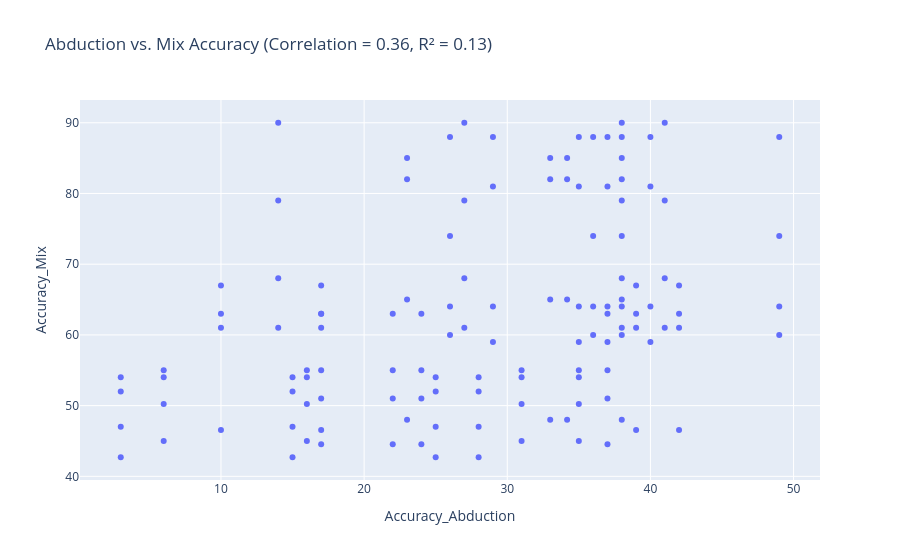

Here is the notebook cell this chart was saved with:
### Code cell
# --- Plot 3: Abduction vs. Mix (Simplified) ---

r_overall_mix, _ = pearsonr(merged_mix['Accuracy_Abduction'], merged_mix['Accuracy_Mix'])
r2_overall_mix = r_overall_mix**2

fig_mix_simple = px.scatter(
    merged_mix,
    x='Accuracy_Abduction',
    y='Accuracy_Mix',
    hover_data=['Model', 'Method Used', 'Source', 'Test Dataset_Abduction', 'Test Dataset_Mix'],
    # trendline='ols',
    title=f'Abduction vs. Mix Accuracy (Correlation = {r_overall_mix:.2f}, R² = {r2_overall_mix:.2f})'
)
# Make the trendline thicker
# fig_mix_simple.data[1].update(line=dict(width=4))
fig_mix_simple.show()
fig_mix_simple.write_image("abductive_vs_mix.png", scale=3)

### Figure 1 — Plotly figure (JSON) as saved in the notebook; plotly's stock layout.template omitted (floating-point values rounded to 4 significant figures; data arrays with more than 128 entries replaced by an {"elided": "..."} marker saying what was removed)
{"data": [{"customdata": {"elided": "128x5 str values"}, "hovertemplate": "Accuracy_Abduction=%{x}<br>Accuracy_Mix=%{y}<br>Model=%{customdata[0]}<br>Method Used=%{customdata[1]}<br>Source=%{customdata[2]}<br>Test Dataset_Abduction=%{customdata[3]}<br>Test Dataset_Mix=%{customdata[4]}<extra></extra>", "legendgroup": "", "marker": {"color": "#636efa", "symbol": "circle"}, "mode": "markers", "name": "", "orientation": "v", "showlegend": false, "type": "scatter", "x": [39.0, 39.0, 39.0, 39.0, 17.0, 17.0, 17.0, 17.0, 42.0, 42.0, 42.0, 42.0, 10.0, 10.0, 10.0, 10.0, 37.0, 37.0, 37.0, 37.0, 17.0, 17.0, 17.0, 17.0, 22.0, 22.0, 22.0, 22.0, 24.0, 24.0, 24.0, 24.0, 31.0, 31.0, 31.0, 31.0, 16.0, 16.0, 16.0, 16.0, 35.0, 35.0, 35.0, 35.0, 6.0, 6.0, 6.0, 6.0, 28.0, 28.0, 28.0, 28.0, 15.0, 15.0, 15.0, 15.0, 25.0, 25.0, 25.0, 25.0, 3.0, 3.0, 3.0, 3.0, 36.0, 36.0, 36.0, 36.0, 26.0, 26.0, 26.0, 26.0, 49.0, 49.0, 49.0, 49.0, 38.0, 38.0, 38.0, 38.0, 38.0, 38.0, 38.0, 38.0, 14.0, 14.0, 14.0, 14.0, 41.0, 41.0, 41.0, 41.0, 27.0, 27.0, 27.0, 27.0, 37.0, 37.0, 37.0, 37.0, 29.0, 29.0, 29.0, 29.0, 40.0, 40.0, 40.0, 40.0, 35.0, 35.0, 35.0, 35.0, 38.0, 38.0, 38.0, 38.0, 23.0, 23.0, 23.0, 23.0, 34.18, 34.18, 34.18, 34.18, 33.0, 33.0, 33.0, 33.0], "xaxis": "x", "y": [67.0, 46.54, 63.0, 61.0, 67.0, 46.54, 63.0, 61.0, 67.0, 46.54, 63.0, 61.0, 67.0, 46.54, 63.0, 61.0, 63.0, 44.55, 55.0, 51.0, 63.0, 44.55, 55.0, 51.0, 63.0, 44.55, 55.0, 51.0, 63.0, 44.55, 55.0, 51.0, 55.0, 50.23, 45.0, 54.0, 55.0, 50.23, 45.0, 54.0, 55.0, 50.23, 45.0, 54.0, 55.0, 50.23, 45.0, 54.0, 52.0, 42.7, 47.0, 54.0, 52.0, 42.7, 47.0, 54.0, 52.0, 42.7, 47.0, 54.0, 52.0, 42.7, 47.0, 54.0, 88.0, 64.0, 74.0, 60.0, 88.0, 64.0, 74.0, 60.0, 88.0, 64.0, 74.0, 60.0, 88.0, 64.0, 74.0, 60.0, 90.0, 68.0, 79.0, 61.0, 90.0, 68.0, 79.0, 61.0, 90.0, 68.0, 79.0, 61.0, 90.0, 68.0, 79.0, 61.0, 88.0, 64.0, 81.0, 59.0, 88.0, 64.0, 81.0, 59.0, 88.0, 64.0, 81.0, 59.0, 88.0, 64.0, 81.0, 59.0, 85.0, 65.0, 82.0, 48.0, 85.0, 65.0, 82.0, 48.0, 85.0, 65.0, 82.0, 48.0, 85.0, 65.0, 82.0, 48.0], "yaxis": "y"}], "layout": {"legend": {"tracegroupgap": 0}, "title": {"text": "Abduction vs. Mix Accuracy (Correlation = 0.36, R² = 0.13)"}, "xaxis": {"anchor": "y", "domain": [0, 1], "title": {"text": "Accuracy_Abduction"}}, "yaxis": {"anchor": "x", "domain": [0, 1], "title": {"text": "Accuracy_Mix"}}}}
